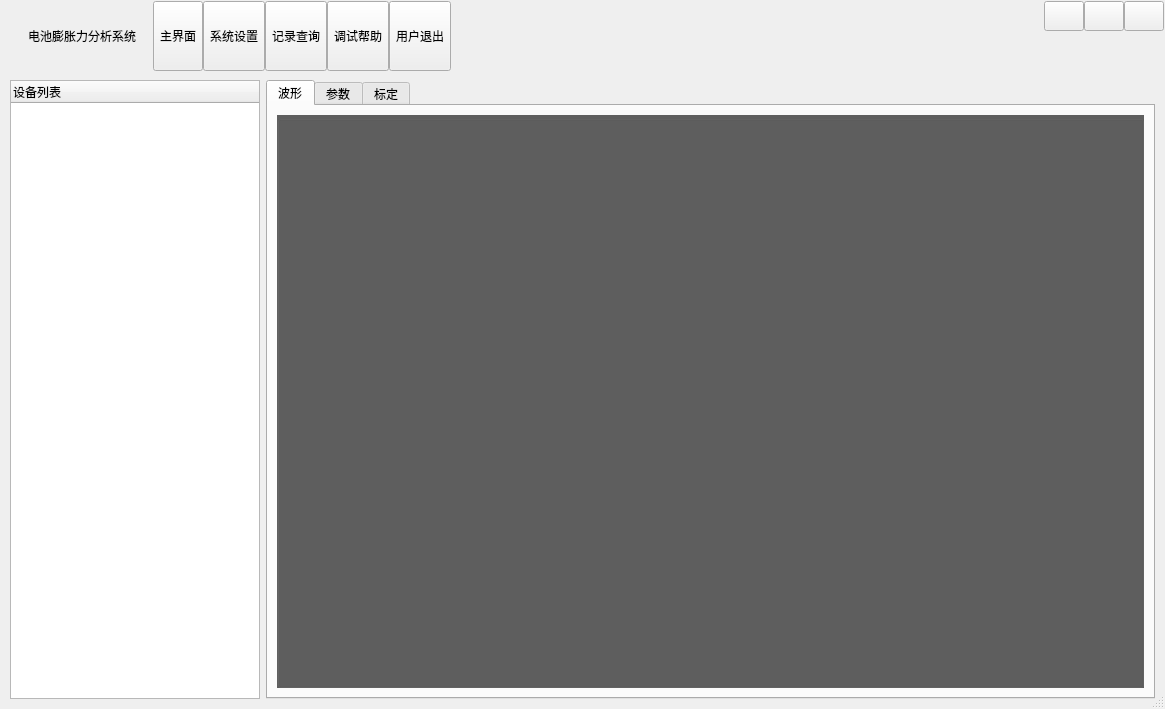
<?xml version="1.0" encoding="UTF-8"?>
<ui version="4.0">
 <class>MainWnd</class>
 <widget class="QDialog" name="MainWnd">
  <property name="geometry">
   <rect>
    <x>0</x>
    <y>0</y>
    <width>1165</width>
    <height>709</height>
   </rect>
  </property>
  <property name="windowTitle">
   <string>Form</string>
  </property>
  <property name="sizeGripEnabled">
   <bool>true</bool>
  </property>
  <layout class="QVBoxLayout" name="verticalLayout">
   <property name="spacing">
    <number>0</number>
   </property>
   <property name="leftMargin">
    <number>1</number>
   </property>
   <property name="topMargin">
    <number>1</number>
   </property>
   <property name="rightMargin">
    <number>1</number>
   </property>
   <property name="bottomMargin">
    <number>1</number>
   </property>
   <item>
    <widget class="QWidget" name="widgetTitle" native="true">
     <property name="sizePolicy">
      <sizepolicy hsizetype="Preferred" vsizetype="Fixed">
       <horstretch>0</horstretch>
       <verstretch>0</verstretch>
      </sizepolicy>
     </property>
     <layout class="QHBoxLayout" name="horizontalLayout_2">
      <property name="spacing">
       <number>10</number>
      </property>
      <property name="leftMargin">
       <number>10</number>
      </property>
      <property name="topMargin">
       <number>0</number>
      </property>
      <property name="rightMargin">
       <number>0</number>
      </property>
      <property name="bottomMargin">
       <number>0</number>
      </property>
      <item>
       <widget class="QLabel" name="labIco">
        <property name="text">
         <string/>
        </property>
        <property name="alignment">
         <set>Qt::AlignCenter</set>
        </property>
       </widget>
      </item>
      <item>
       <widget class="QLabel" name="labTitle">
        <property name="styleSheet">
         <string notr="true"/>
        </property>
        <property name="text">
         <string>电池膨胀力分析系统  </string>
        </property>
        <property name="alignment">
         <set>Qt::AlignLeading|Qt::AlignLeft|Qt::AlignVCenter</set>
        </property>
       </widget>
      </item>
      <item>
       <widget class="QWidget" name="widgetTop" native="true">
        <layout class="QHBoxLayout" name="horizontalLayout_3">
         <property name="spacing">
          <number>0</number>
         </property>
         <property name="leftMargin">
          <number>0</number>
         </property>
         <property name="topMargin">
          <number>0</number>
         </property>
         <property name="rightMargin">
          <number>0</number>
         </property>
         <property name="bottomMargin">
          <number>0</number>
         </property>
         <item>
          <widget class="QToolButton" name="btnMain">
           <property name="sizePolicy">
            <sizepolicy hsizetype="Fixed" vsizetype="Expanding">
             <horstretch>0</horstretch>
             <verstretch>0</verstretch>
            </sizepolicy>
           </property>
           <property name="text">
            <string>主界面</string>
           </property>
           <property name="icon">
            <iconset resource="main.qrc">
             <normaloff>:/image/main_main.png</normaloff>:/image/main_main.png</iconset>
           </property>
           <property name="toolButtonStyle">
            <enum>Qt::ToolButtonTextUnderIcon</enum>
           </property>
          </widget>
         </item>
         <item>
          <widget class="QToolButton" name="btnConfig">
           <property name="sizePolicy">
            <sizepolicy hsizetype="Fixed" vsizetype="Expanding">
             <horstretch>0</horstretch>
             <verstretch>0</verstretch>
            </sizepolicy>
           </property>
           <property name="text">
            <string>系统设置</string>
           </property>
           <property name="icon">
            <iconset resource="main.qrc">
             <normaloff>:/image/main_config.png</normaloff>:/image/main_config.png</iconset>
           </property>
           <property name="toolButtonStyle">
            <enum>Qt::ToolButtonTextUnderIcon</enum>
           </property>
          </widget>
         </item>
         <item>
          <widget class="QToolButton" name="btnData">
           <property name="sizePolicy">
            <sizepolicy hsizetype="Fixed" vsizetype="Expanding">
             <horstretch>0</horstretch>
             <verstretch>0</verstretch>
            </sizepolicy>
           </property>
           <property name="text">
            <string>记录查询</string>
           </property>
           <property name="icon">
            <iconset resource="main.qrc">
             <normaloff>:/image/main_data.png</normaloff>:/image/main_data.png</iconset>
           </property>
           <property name="checked">
            <bool>false</bool>
           </property>
           <property name="toolButtonStyle">
            <enum>Qt::ToolButtonTextUnderIcon</enum>
           </property>
          </widget>
         </item>
         <item>
          <widget class="QToolButton" name="btnHelp">
           <property name="sizePolicy">
            <sizepolicy hsizetype="Fixed" vsizetype="Expanding">
             <horstretch>0</horstretch>
             <verstretch>0</verstretch>
            </sizepolicy>
           </property>
           <property name="styleSheet">
            <string notr="true"/>
           </property>
           <property name="text">
            <string>调试帮助</string>
           </property>
           <property name="icon">
            <iconset resource="main.qrc">
             <normaloff>:/image/main_person.png</normaloff>:/image/main_person.png</iconset>
           </property>
           <property name="toolButtonStyle">
            <enum>Qt::ToolButtonTextUnderIcon</enum>
           </property>
          </widget>
         </item>
         <item>
          <widget class="QToolButton" name="btnExit">
           <property name="sizePolicy">
            <sizepolicy hsizetype="Fixed" vsizetype="Expanding">
             <horstretch>0</horstretch>
             <verstretch>0</verstretch>
            </sizepolicy>
           </property>
           <property name="styleSheet">
            <string notr="true"/>
           </property>
           <property name="text">
            <string>用户退出</string>
           </property>
           <property name="icon">
            <iconset resource="main.qrc">
             <normaloff>:/image/main_exit.png</normaloff>:/image/main_exit.png</iconset>
           </property>
           <property name="toolButtonStyle">
            <enum>Qt::ToolButtonTextUnderIcon</enum>
           </property>
          </widget>
         </item>
        </layout>
       </widget>
      </item>
      <item>
       <spacer name="horizontalSpacer">
        <property name="orientation">
         <enum>Qt::Horizontal</enum>
        </property>
        <property name="sizeHint" stdset="0">
         <size>
          <width>40</width>
          <height>20</height>
         </size>
        </property>
       </spacer>
      </item>
      <item>
       <widget class="QWidget" name="widgetMenu" native="true">
        <layout class="QGridLayout" name="gridLayout_2">
         <property name="leftMargin">
          <number>0</number>
         </property>
         <property name="topMargin">
          <number>0</number>
         </property>
         <property name="rightMargin">
          <number>0</number>
         </property>
         <property name="bottomMargin">
          <number>0</number>
         </property>
         <property name="spacing">
          <number>0</number>
         </property>
         <item row="1" column="1" colspan="3">
          <spacer name="verticalSpacer">
           <property name="orientation">
            <enum>Qt::Vertical</enum>
           </property>
           <property name="sizeHint" stdset="0">
            <size>
             <width>20</width>
             <height>40</height>
            </size>
           </property>
          </spacer>
         </item>
         <item row="0" column="1">
          <widget class="QPushButton" name="btnMenu_Min">
           <property name="sizePolicy">
            <sizepolicy hsizetype="Minimum" vsizetype="Expanding">
             <horstretch>0</horstretch>
             <verstretch>0</verstretch>
            </sizepolicy>
           </property>
           <property name="minimumSize">
            <size>
             <width>30</width>
             <height>30</height>
            </size>
           </property>
           <property name="cursor">
            <cursorShape>ArrowCursor</cursorShape>
           </property>
           <property name="focusPolicy">
            <enum>Qt::NoFocus</enum>
           </property>
           <property name="toolTip">
            <string>最小化</string>
           </property>
           <property name="text">
            <string/>
           </property>
          </widget>
         </item>
         <item row="0" column="3">
          <widget class="QPushButton" name="btnMenu_Close">
           <property name="sizePolicy">
            <sizepolicy hsizetype="Minimum" vsizetype="Expanding">
             <horstretch>0</horstretch>
             <verstretch>0</verstretch>
            </sizepolicy>
           </property>
           <property name="minimumSize">
            <size>
             <width>30</width>
             <height>30</height>
            </size>
           </property>
           <property name="cursor">
            <cursorShape>ArrowCursor</cursorShape>
           </property>
           <property name="focusPolicy">
            <enum>Qt::NoFocus</enum>
           </property>
           <property name="toolTip">
            <string>关闭</string>
           </property>
           <property name="text">
            <string/>
           </property>
          </widget>
         </item>
         <item row="0" column="2">
          <widget class="QPushButton" name="btnMenu_Max">
           <property name="sizePolicy">
            <sizepolicy hsizetype="Minimum" vsizetype="Expanding">
             <horstretch>0</horstretch>
             <verstretch>0</verstretch>
            </sizepolicy>
           </property>
           <property name="minimumSize">
            <size>
             <width>30</width>
             <height>30</height>
            </size>
           </property>
           <property name="focusPolicy">
            <enum>Qt::NoFocus</enum>
           </property>
           <property name="text">
            <string/>
           </property>
          </widget>
         </item>
        </layout>
       </widget>
      </item>
     </layout>
    </widget>
   </item>
   <item>
    <widget class="QStackedWidget" name="stackedWidget">
     <property name="styleSheet">
      <string notr="true"/>
     </property>
     <property name="currentIndex">
      <number>0</number>
     </property>
     <widget class="QWidget" name="page1">
      <layout class="QHBoxLayout" name="horizontalLayout_7">
       <item>
        <widget class="QTreeWidget" name="treeWidget">
         <property name="sizePolicy">
          <sizepolicy hsizetype="Preferred" vsizetype="Expanding">
           <horstretch>0</horstretch>
           <verstretch>0</verstretch>
          </sizepolicy>
         </property>
         <property name="minimumSize">
          <size>
           <width>250</width>
           <height>0</height>
          </size>
         </property>
         <column>
          <property name="text">
           <string>设备列表</string>
          </property>
         </column>
        </widget>
       </item>
       <item>
        <widget class="QTabWidget" name="tabWidget">
         <property name="currentIndex">
          <number>0</number>
         </property>
         <widget class="QWidget" name="tab">
          <attribute name="title">
           <string>波形</string>
          </attribute>
          <layout class="QVBoxLayout" name="verticalLayout_7">
           <item>
            <widget class="QGroupBox" name="gbDevices">
             <property name="styleSheet">
              <string notr="true">background-color: rgb(95, 95, 95);</string>
             </property>
             <property name="title">
              <string/>
             </property>
             <layout class="QVBoxLayout" name="verticalLayout_14"/>
            </widget>
           </item>
          </layout>
         </widget>
         <widget class="QWidget" name="tab_2">
          <attribute name="title">
           <string>参数</string>
          </attribute>
          <layout class="QVBoxLayout" name="verticalLayout_4">
           <item>
            <spacer name="verticalSpacer_3">
             <property name="orientation">
              <enum>Qt::Vertical</enum>
             </property>
             <property name="sizeHint" stdset="0">
              <size>
               <width>20</width>
               <height>40</height>
              </size>
             </property>
            </spacer>
           </item>
           <item>
            <layout class="QHBoxLayout" name="horizontalLayout_8">
             <item>
              <spacer name="horizontalSpacer_6">
               <property name="orientation">
                <enum>Qt::Horizontal</enum>
               </property>
               <property name="sizeHint" stdset="0">
                <size>
                 <width>40</width>
                 <height>20</height>
                </size>
               </property>
              </spacer>
             </item>
             <item>
              <widget class="QGroupBox" name="groupBox_6">
               <property name="sizePolicy">
                <sizepolicy hsizetype="Preferred" vsizetype="Preferred">
                 <horstretch>0</horstretch>
                 <verstretch>0</verstretch>
                </sizepolicy>
               </property>
               <property name="minimumSize">
                <size>
                 <width>0</width>
                 <height>400</height>
                </size>
               </property>
               <property name="maximumSize">
                <size>
                 <width>100000</width>
                 <height>100000</height>
                </size>
               </property>
               <property name="title">
                <string>通信参数</string>
               </property>
               <layout class="QGridLayout" name="gridLayout">
                <item row="1" column="0">
                 <widget class="QLabel" name="label_8">
                  <property name="font">
                   <font>
                    <family>Arial</family>
                    <pointsize>12</pointsize>
                   </font>
                  </property>
                  <property name="text">
                   <string>设备唯一编号</string>
                  </property>
                 </widget>
                </item>
                <item row="2" column="1">
                 <widget class="QLineEdit" name="edtTime">
                  <property name="minimumSize">
                   <size>
                    <width>0</width>
                    <height>32</height>
                   </size>
                  </property>
                  <property name="font">
                   <font>
                    <family>Arial</family>
                    <pointsize>12</pointsize>
                   </font>
                  </property>
                  <property name="text">
                   <string/>
                  </property>
                 </widget>
                </item>
                <item row="3" column="0">
                 <widget class="QLabel" name="label_13">
                  <property name="font">
                   <font>
                    <family>Arial</family>
                    <pointsize>12</pointsize>
                   </font>
                  </property>
                  <property name="text">
                   <string>设备IP：</string>
                  </property>
                 </widget>
                </item>
                <item row="4" column="1">
                 <widget class="QLineEdit" name="edtNetmask">
                  <property name="minimumSize">
                   <size>
                    <width>0</width>
                    <height>32</height>
                   </size>
                  </property>
                  <property name="font">
                   <font>
                    <family>Arial</family>
                    <pointsize>12</pointsize>
                   </font>
                  </property>
                  <property name="text">
                   <string/>
                  </property>
                 </widget>
                </item>
                <item row="5" column="0">
                 <widget class="QLabel" name="label_18">
                  <property name="font">
                   <font>
                    <family>Arial</family>
                    <pointsize>12</pointsize>
                   </font>
                  </property>
                  <property name="text">
                   <string>网关</string>
                  </property>
                 </widget>
                </item>
                <item row="5" column="1">
                 <widget class="QLineEdit" name="edtGateway">
                  <property name="minimumSize">
                   <size>
                    <width>0</width>
                    <height>32</height>
                   </size>
                  </property>
                  <property name="font">
                   <font>
                    <family>Arial</family>
                    <pointsize>12</pointsize>
                   </font>
                  </property>
                  <property name="text">
                   <string/>
                  </property>
                 </widget>
                </item>
                <item row="2" column="0">
                 <widget class="QLabel" name="label_7">
                  <property name="font">
                   <font>
                    <family>Arial</family>
                    <pointsize>12</pointsize>
                   </font>
                  </property>
                  <property name="text">
                   <string>设备时间</string>
                  </property>
                 </widget>
                </item>
                <item row="4" column="0">
                 <widget class="QLabel" name="label_17">
                  <property name="font">
                   <font>
                    <family>Arial</family>
                    <pointsize>12</pointsize>
                   </font>
                  </property>
                  <property name="text">
                   <string>子网掩码</string>
                  </property>
                 </widget>
                </item>
                <item row="1" column="1">
                 <widget class="QLineEdit" name="edtDevId">
                  <property name="minimumSize">
                   <size>
                    <width>0</width>
                    <height>32</height>
                   </size>
                  </property>
                  <property name="font">
                   <font>
                    <family>Arial</family>
                    <pointsize>12</pointsize>
                   </font>
                  </property>
                 </widget>
                </item>
                <item row="6" column="0">
                 <widget class="QLabel" name="label_14">
                  <property name="font">
                   <font>
                    <family>Arial</family>
                    <pointsize>12</pointsize>
                   </font>
                  </property>
                  <property name="text">
                   <string>服务器IP</string>
                  </property>
                 </widget>
                </item>
                <item row="6" column="1">
                 <widget class="QLineEdit" name="edtServerIp">
                  <property name="minimumSize">
                   <size>
                    <width>0</width>
                    <height>32</height>
                   </size>
                  </property>
                  <property name="font">
                   <font>
                    <family>Arial</family>
                    <pointsize>12</pointsize>
                   </font>
                  </property>
                  <property name="text">
                   <string/>
                  </property>
                 </widget>
                </item>
                <item row="7" column="0">
                 <widget class="QLabel" name="label_20">
                  <property name="font">
                   <font>
                    <family>Arial</family>
                    <pointsize>12</pointsize>
                   </font>
                  </property>
                  <property name="text">
                   <string>服务器端口</string>
                  </property>
                 </widget>
                </item>
                <item row="7" column="1">
                 <widget class="QLineEdit" name="edtServerPort">
                  <property name="minimumSize">
                   <size>
                    <width>0</width>
                    <height>32</height>
                   </size>
                  </property>
                  <property name="font">
                   <font>
                    <family>Arial</family>
                    <pointsize>12</pointsize>
                   </font>
                  </property>
                  <property name="text">
                   <string/>
                  </property>
                 </widget>
                </item>
                <item row="3" column="1">
                 <widget class="QLineEdit" name="edtDevIp">
                  <property name="minimumSize">
                   <size>
                    <width>0</width>
                    <height>32</height>
                   </size>
                  </property>
                  <property name="font">
                   <font>
                    <family>Arial</family>
                    <pointsize>12</pointsize>
                   </font>
                  </property>
                  <property name="text">
                   <string/>
                  </property>
                 </widget>
                </item>
               </layout>
              </widget>
             </item>
             <item>
              <spacer name="horizontalSpacer_7">
               <property name="orientation">
                <enum>Qt::Horizontal</enum>
               </property>
               <property name="sizeHint" stdset="0">
                <size>
                 <width>40</width>
                 <height>20</height>
                </size>
               </property>
              </spacer>
             </item>
            </layout>
           </item>
           <item>
            <spacer name="verticalSpacer_2">
             <property name="orientation">
              <enum>Qt::Vertical</enum>
             </property>
             <property name="sizeHint" stdset="0">
              <size>
               <width>20</width>
               <height>40</height>
              </size>
             </property>
            </spacer>
           </item>
           <item>
            <widget class="QGroupBox" name="groupBox_7">
             <property name="sizePolicy">
              <sizepolicy hsizetype="Preferred" vsizetype="Fixed">
               <horstretch>0</horstretch>
               <verstretch>0</verstretch>
              </sizepolicy>
             </property>
             <property name="minimumSize">
              <size>
               <width>0</width>
               <height>80</height>
              </size>
             </property>
             <property name="title">
              <string/>
             </property>
             <layout class="QHBoxLayout" name="horizontalLayout_5">
              <item>
               <spacer name="horizontalSpacer_2">
                <property name="orientation">
                 <enum>Qt::Horizontal</enum>
                </property>
                <property name="sizeHint" stdset="0">
                 <size>
                  <width>811</width>
                  <height>20</height>
                 </size>
                </property>
               </spacer>
              </item>
              <item>
               <widget class="QPushButton" name="btnSavePara">
                <property name="minimumSize">
                 <size>
                  <width>100</width>
                  <height>50</height>
                 </size>
                </property>
                <property name="text">
                 <string>保存</string>
                </property>
               </widget>
              </item>
             </layout>
            </widget>
           </item>
          </layout>
         </widget>
         <widget class="QWidget" name="widget">
          <attribute name="title">
           <string>标定</string>
          </attribute>
          <layout class="QVBoxLayout" name="verticalLayout_6">
           <item>
            <spacer name="verticalSpacer_4">
             <property name="orientation">
              <enum>Qt::Vertical</enum>
             </property>
             <property name="sizeHint" stdset="0">
              <size>
               <width>20</width>
               <height>147</height>
              </size>
             </property>
            </spacer>
           </item>
           <item>
            <layout class="QHBoxLayout" name="horizontalLayout_4">
             <item>
              <spacer name="horizontalSpacer_4">
               <property name="orientation">
                <enum>Qt::Horizontal</enum>
               </property>
               <property name="sizeHint" stdset="0">
                <size>
                 <width>40</width>
                 <height>20</height>
                </size>
               </property>
              </spacer>
             </item>
             <item>
              <widget class="QGroupBox" name="groupBox_9">
               <property name="minimumSize">
                <size>
                 <width>500</width>
                 <height>0</height>
                </size>
               </property>
               <property name="title">
                <string/>
               </property>
               <layout class="QGridLayout" name="gridLayout_5">
                <item row="0" column="0">
                 <widget class="QLabel" name="label_3">
                  <property name="text">
                   <string>通道</string>
                  </property>
                 </widget>
                </item>
                <item row="0" column="1" colspan="2">
                 <widget class="QComboBox" name="cbxChan">
                  <property name="minimumSize">
                   <size>
                    <width>0</width>
                    <height>30</height>
                   </size>
                  </property>
                  <property name="font">
                   <font>
                    <family>Arial</family>
                    <pointsize>12</pointsize>
                   </font>
                  </property>
                  <item>
                   <property name="text">
                    <string>1</string>
                   </property>
                  </item>
                  <item>
                   <property name="text">
                    <string>2</string>
                   </property>
                  </item>
                  <item>
                   <property name="text">
                    <string>3</string>
                   </property>
                  </item>
                  <item>
                   <property name="text">
                    <string>4</string>
                   </property>
                  </item>
                  <item>
                   <property name="text">
                    <string>5</string>
                   </property>
                  </item>
                  <item>
                   <property name="text">
                    <string>6</string>
                   </property>
                  </item>
                  <item>
                   <property name="text">
                    <string>7</string>
                   </property>
                  </item>
                  <item>
                   <property name="text">
                    <string>8</string>
                   </property>
                  </item>
                 </widget>
                </item>
                <item row="1" column="0">
                 <widget class="QLabel" name="label_5">
                  <property name="text">
                   <string>实时AD</string>
                  </property>
                 </widget>
                </item>
                <item row="1" column="1" colspan="2">
                 <widget class="QLineEdit" name="edtRtAd">
                  <property name="minimumSize">
                   <size>
                    <width>0</width>
                    <height>30</height>
                   </size>
                  </property>
                  <property name="font">
                   <font>
                    <family>Arial</family>
                    <pointsize>12</pointsize>
                   </font>
                  </property>
                 </widget>
                </item>
                <item row="2" column="0">
                 <widget class="QLabel" name="label_6">
                  <property name="text">
                   <string>实时重量</string>
                  </property>
                 </widget>
                </item>
                <item row="2" column="1" colspan="2">
                 <widget class="QLineEdit" name="edtrtWgt">
                  <property name="minimumSize">
                   <size>
                    <width>0</width>
                    <height>30</height>
                   </size>
                  </property>
                  <property name="font">
                   <font>
                    <family>Arial</family>
                    <pointsize>12</pointsize>
                   </font>
                  </property>
                 </widget>
                </item>
                <item row="3" column="0">
                 <widget class="QLabel" name="label_4">
                  <property name="text">
                   <string>标定重量</string>
                  </property>
                 </widget>
                </item>
                <item row="3" column="1" colspan="2">
                 <widget class="QLineEdit" name="edtCalibWet">
                  <property name="minimumSize">
                   <size>
                    <width>0</width>
                    <height>30</height>
                   </size>
                  </property>
                  <property name="font">
                   <font>
                    <family>Arial</family>
                    <pointsize>12</pointsize>
                   </font>
                  </property>
                 </widget>
                </item>
                <item row="4" column="1">
                 <widget class="QPushButton" name="btnCalibZero">
                  <property name="minimumSize">
                   <size>
                    <width>0</width>
                    <height>35</height>
                   </size>
                  </property>
                  <property name="text">
                   <string>标定零点</string>
                  </property>
                 </widget>
                </item>
                <item row="4" column="2">
                 <widget class="QPushButton" name="btnCalibWet">
                  <property name="minimumSize">
                   <size>
                    <width>0</width>
                    <height>35</height>
                   </size>
                  </property>
                  <property name="text">
                   <string>标定重量</string>
                  </property>
                 </widget>
                </item>
                <item row="4" column="0">
                 <widget class="QPushButton" name="btnResetZero">
                  <property name="minimumSize">
                   <size>
                    <width>0</width>
                    <height>35</height>
                   </size>
                  </property>
                  <property name="text">
                   <string>清零</string>
                  </property>
                 </widget>
                </item>
               </layout>
              </widget>
             </item>
             <item>
              <spacer name="horizontalSpacer_5">
               <property name="orientation">
                <enum>Qt::Horizontal</enum>
               </property>
               <property name="sizeHint" stdset="0">
                <size>
                 <width>40</width>
                 <height>20</height>
                </size>
               </property>
              </spacer>
             </item>
            </layout>
           </item>
           <item>
            <spacer name="verticalSpacer_5">
             <property name="orientation">
              <enum>Qt::Vertical</enum>
             </property>
             <property name="sizeHint" stdset="0">
              <size>
               <width>20</width>
               <height>146</height>
              </size>
             </property>
            </spacer>
           </item>
          </layout>
         </widget>
        </widget>
       </item>
      </layout>
     </widget>
     <widget class="QWidget" name="page2">
      <layout class="QVBoxLayout" name="verticalLayout_3">
       <item>
        <widget class="QLabel" name="lab2">
         <property name="text">
          <string>系统设置</string>
         </property>
         <property name="alignment">
          <set>Qt::AlignCenter</set>
         </property>
        </widget>
       </item>
      </layout>
     </widget>
     <widget class="QWidget" name="page3">
      <layout class="QVBoxLayout" name="verticalLayout_5">
       <item>
        <widget class="QLabel" name="lab3">
         <property name="text">
          <string>警情查询</string>
         </property>
         <property name="alignment">
          <set>Qt::AlignCenter</set>
         </property>
        </widget>
       </item>
      </layout>
     </widget>
     <widget class="QWidget" name="page4">
      <layout class="QVBoxLayout" name="verticalLayout_2">
       <item>
        <widget class="QTextEdit" name="txtLog"/>
       </item>
       <item>
        <widget class="QGroupBox" name="groupBox_8">
         <property name="minimumSize">
          <size>
           <width>0</width>
           <height>80</height>
          </size>
         </property>
         <property name="title">
          <string/>
         </property>
         <layout class="QHBoxLayout" name="horizontalLayout_6">
          <item>
           <widget class="QPushButton" name="btnClear">
            <property name="minimumSize">
             <size>
              <width>0</width>
              <height>50</height>
             </size>
            </property>
            <property name="text">
             <string>清空</string>
            </property>
           </widget>
          </item>
          <item>
           <widget class="QPushButton" name="btnPause">
            <property name="minimumSize">
             <size>
              <width>0</width>
              <height>50</height>
             </size>
            </property>
            <property name="text">
             <string>暂停</string>
            </property>
           </widget>
          </item>
          <item>
           <spacer name="horizontalSpacer_3">
            <property name="orientation">
             <enum>Qt::Horizontal</enum>
            </property>
            <property name="sizeHint" stdset="0">
             <size>
              <width>864</width>
              <height>20</height>
             </size>
            </property>
           </spacer>
          </item>
         </layout>
        </widget>
       </item>
      </layout>
     </widget>
    </widget>
   </item>
  </layout>
 </widget>
 <resources>
  <include location="main.qrc"/>
 </resources>
 <connections/>
</ui>
